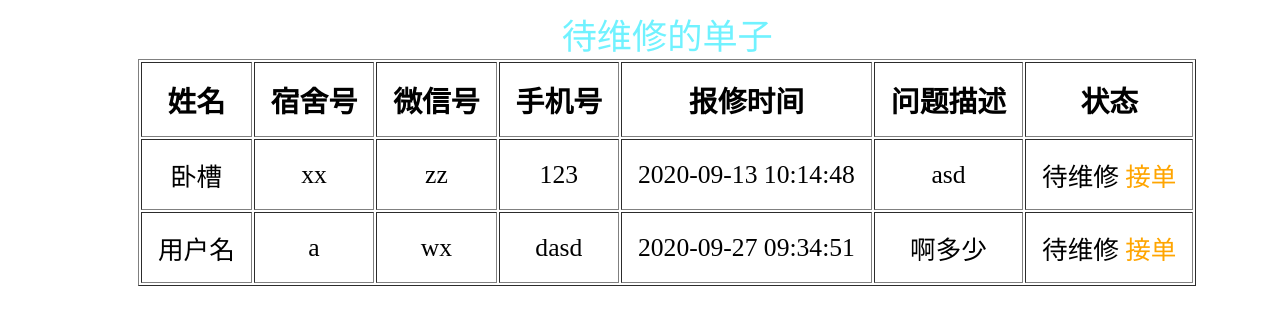
/pending.php (signed in), run on the app's committed database.
### tables this page shows
CREATE TABLE `message` (
  `name` varchar(20) NOT NULL COMMENT '名字',
  `ss` varchar(20) NOT NULL COMMENT '宿舍号',
  `wx` varchar(30) DEFAULT NULL COMMENT '微信',
  `phone` varchar(20) DEFAULT NULL COMMENT '手机',
  `pro` varchar(100) NOT NULL COMMENT '问题描述',
  `time` timestamp NOT NULL COMMENT '报修时间',
  `num` int(10) NOT NULL AUTO_INCREMENT COMMENT '单号',
  `status` varchar(20) DEFAULT NULL COMMENT '状态',
  `repair` varchar(20) DEFAULT NULL COMMENT '维修人员',
  `reviewer` varchar(20) DEFAULT NULL COMMENT '审核人员',
  PRIMARY KEY (`num`)
);

### pending.php (the view, shortened to what this page needs)
<!DOCTYPE html>
<html lang="en">
<head>
  <link rel="stylesheet" type="text/css" href="./css/common.css">
</head>
<body>
<?php
   include_once 'link.php';
   $pend='待维修';
   if (isset($_SESSION['name'])){
        $res=mysqli_query($link,"select * from message where status='$pend'");
   }else{
       echo "<script>alert('您还没有登录，没有权限访问！');location='./login.php'</script>";
   }
?>
<form action="deal.php" method="post" accept-charset="utf-8">
	<table border="1">
		<caption>待维修的单子</caption>
		<thead>
			<tr>
				<th>姓名</th>
				<th>宿舍号</th>
				<th>微信号</th>
				<th>手机号</th>
				<th>报修时间</th>
				<th>问题描述</th>
				<th>状态</th>
			</tr>
		</thead>
		<tbody>
			 <?php
                   while ($result=mysqli_fetch_assoc($res)){
                ?>
                    <tr>
                        <td class="center"><?php echo $result['name'];?></td>
                        <td class="center"><?php echo $result['ss'];?></td>
                        <td class="center"><?php echo $result['wx'];?></td>
                        <td class="center"><?php echo $result['phone'];?></td>
                        <td class="center"><?php echo $result['time'];?></td>
                        <td class="center"><?php echo $result['pro'];?></td>
                        <td class="center"><?php echo $result['status'];?>
                        <a href="./deal.php?num=<?php echo $result['num']; ?>">接单</a>
                        </td>
                    </tr>
                <?php
                   }
                ?>
		</tbody>
	</table>
</form>
</body>
</html>

### css/common.css (style rules this page uses)
a { text-decoration: none; color: orange; }
body { font-size: 62.5%; position: relative; left: 5rem; overflow-x: hidden; }
caption { font-size: 2.2rem; color: #70F2FF; }
table { position: relative; left: 50px; text-align: center; }
th { font-size: 1.8rem; padding: 1rem; }
td { font-size: 1.6rem; padding: 1rem; }

### data on the page
message: name "卧槽", ss "xx", wx "zz", phone "123", time "2020-09-13 10:14:48", pro "asd", status "待维修"
message: name "用户名", ss "a", wx "wx", phone "dasd", time "2020-09-27 09:34:51", pro "啊多少", status "待维修"
